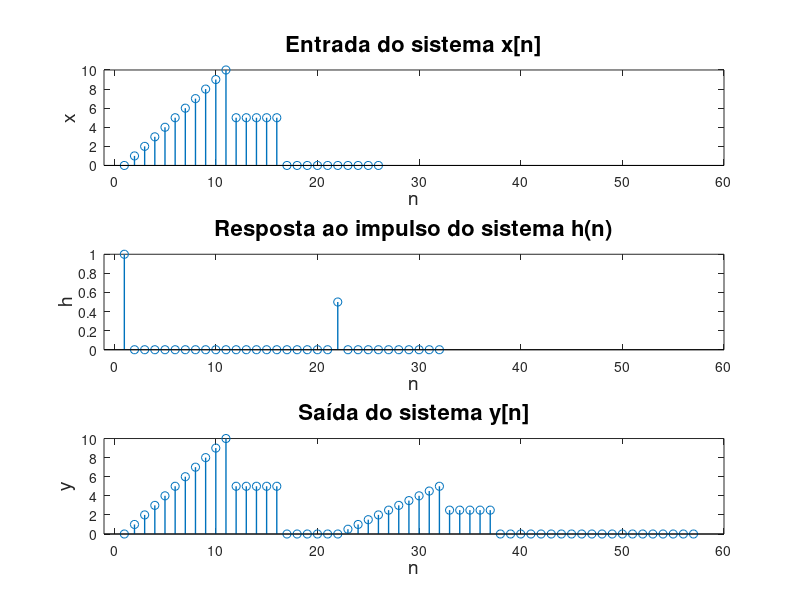

MATLAB code to generate this figure:
# Desafio #1

close all, clc;

# Criando vetor impulso que representa o sistema h

h = [1 zeros(1,20) 0.5 zeros(1,10)];
# Imprimindo gráfico
#stem(h)
#axis ([-1 35 0 1.5]);
#ylabel ("H");
#title ("Resposta ao impulso do sistema H");


# Criando o vetor entrada do sistema

x = [0 1:10 ones(1,5)*5 zeros(1,10)];
# Imprimindo gráfico
#stem(x)
#ylabel ("X");
#title ("Entrada do sistema");

# Convolução de x e h

y = conv(x, h);

# Imprimindo gráficos

subplot(3, 1, 1);
stem(x,"LineWidth",1)
axis ([-1 60]);
ylabel ("x", "fontsize", 14);
xlabel ("n", "fontsize", 14);
title ("Entrada do sistema x[n]", "fontsize", 16);

subplot(3, 1, 2)
stem(h,"LineWidth",1)
axis ([-1 60]);
ylabel ("h", "fontsize", 14);
xlabel ("n", "fontsize", 14);
title ("Resposta ao impulso do sistema h(n)", "fontsize", 16);

subplot(3,1,3)
stem(y,"LineWidth",1)
axis ([-1 60]);
ylabel ("y", "fontsize", 14);
xlabel ("n", "fontsize", 14);
title ("Saída do sistema y[n]", "fontsize", 16);
